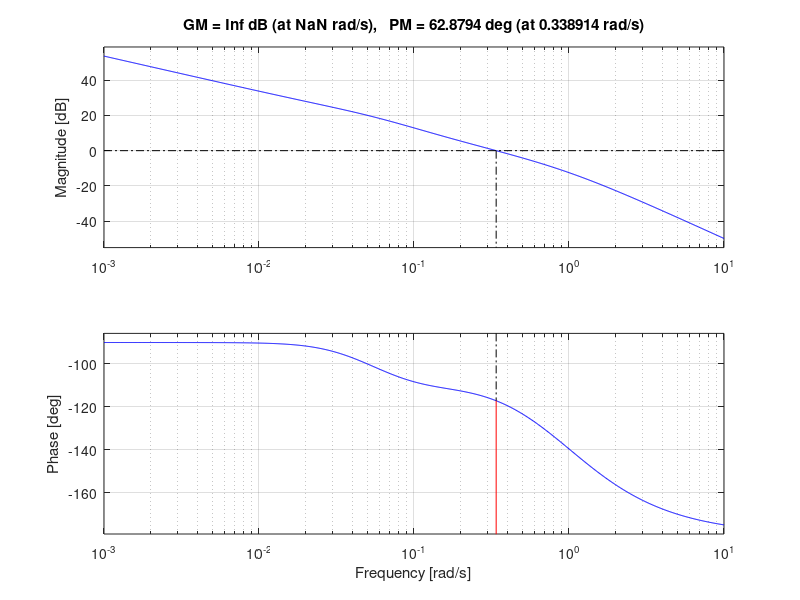
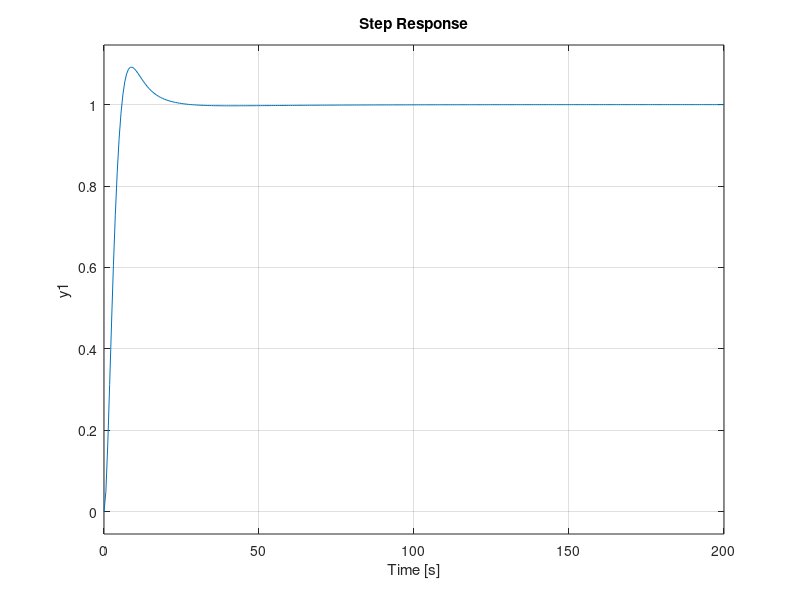

The MATLAB script that drew these images, in order:

%%
%9a
s=tf('s');

G = 25.9/(18.4*s+1)^2;

Tr=4;
phi_m=62;
wcd=1.35/Tr;
e=0;
B=0.13;

%Konstruktion av Flag 
Gwcd=freqresp(G,wcd);
phi_md=180+angle(Gwcd)*(180/pi);

phi_max = phi_m - phi_md + 6 % Tumregel vid konstruktion av Flead + Flag

%--------------------Med beta---------

Td=1/(wcd*sqrt(B))

K=sqrt(B)/abs(Gwcd)

Flead= K*(Td*s+1)/(B*Td*s+1);

%Konstruktion av Flag 
Ti=10/wcd

eb=1/e-1;

gamma=K*freqresp(G,0)/eb

Flag=(Ti*s+1)/(Ti*s+gamma);

Gny=G*Flead*Flag;

margin(Gny)

figure(2)

Gc = feedback(Gny,1);
step(Gc)



